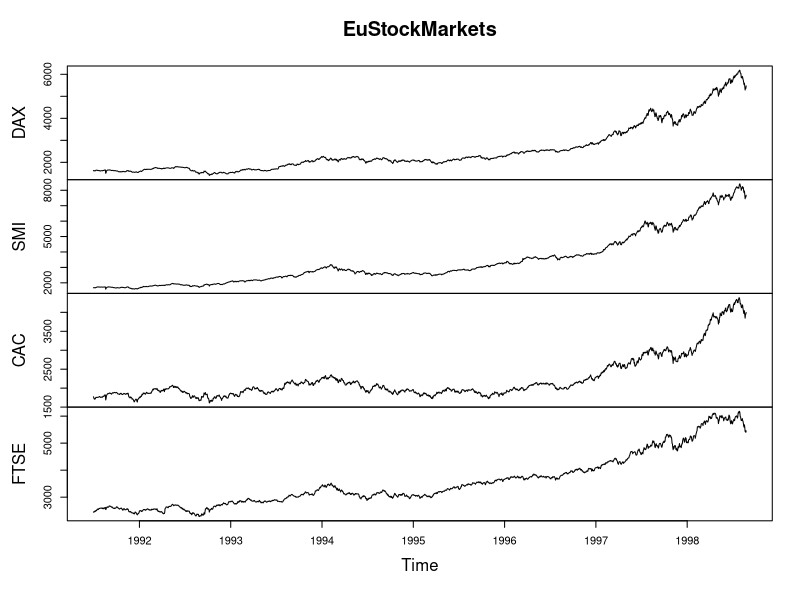
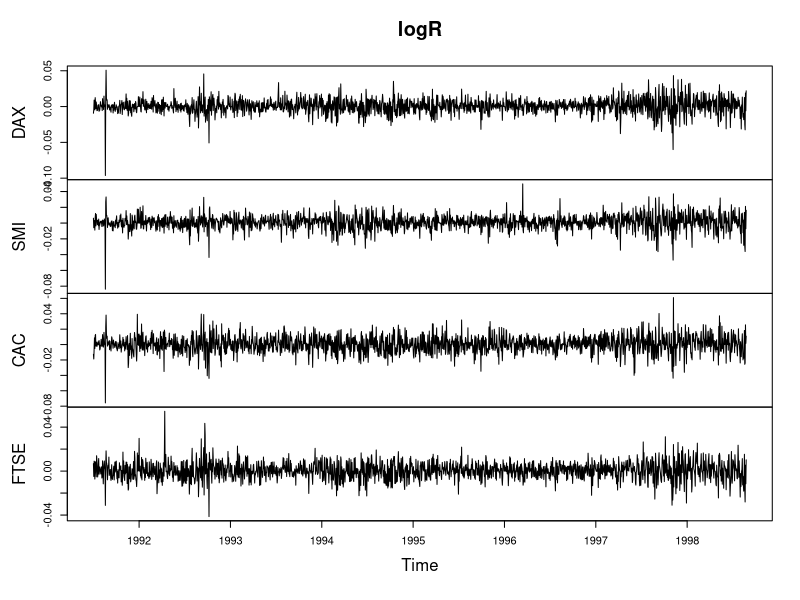
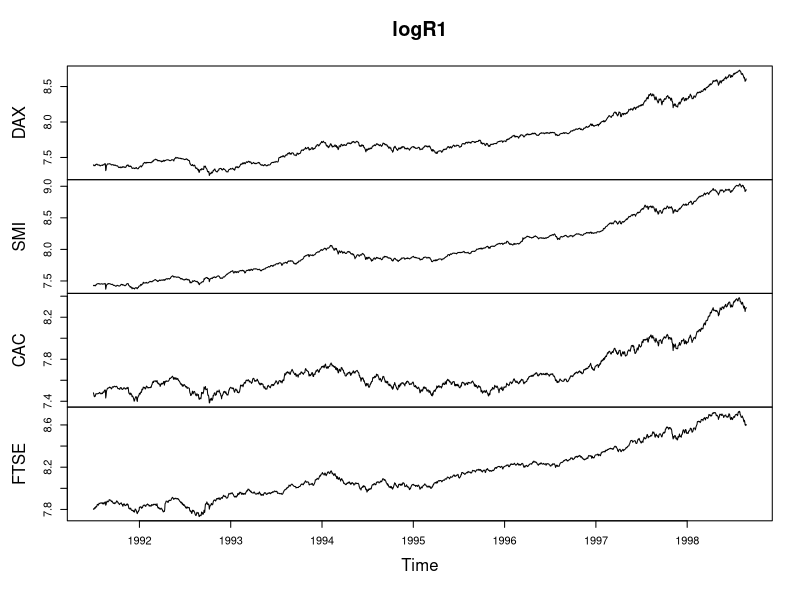

Generate these figures, in order, with R: (Note: this script raises an error after producing the figures.)
data(EuStockMarkets)
mode(EuStockMarkets)
class(EuStockMarkets)
plot(EuStockMarkets)


logR = diff(log(EuStockMarkets))  ###y2-y1, y3-y2, y4-y1,..........cumsum, exponential,,, cumsum  = y1, y1+y2, y3+y2+y1,
plot(logR)##y1, y2-y1, y3-y2,
##y1, y2-y1+y1 = y2, y3-y2+y2-y1+y1 = y3

logR1 = log(EuStockMarkets)
plot(logR1)

y = 5
al

plot(as.data.frame(logR))
##data frame can not be used directly to store time series data
##plot(as.data.frame(as.ts(logR)))  check it

par(mfrow=c(2, 2))
for(i in colnames(logR))
{
  qqnorm(logR[ ,i], datax = T, main = i)
  qqline(logR[ ,i], datax = T)
  print(shapiro.test(logR[ ,i]))
}



n=dim(logR)[1]
q_grid = (1:n) / (n + 1)
df_grid = c(1, 4, 6, 10, 20, 30)
index.names = dimnames(logR)[[2]]
for(i in 1:4)
{
par(mfrow = c(3, 2))
 for(df in df_grid)
    {
      qqplot(logR[,i], qt(q_grid,df),    #inside qt, input is quantile and output is quantile value
             main = paste(index.names[i], ", df = ", df) )
      abline(lm(qt(c(0.25, 0.75), df = df) ~ quantile(logR[,i], c(0.25, 0.75))))
    }
}


library("fGarch")
x=seq(-0.1, 0.1,by = 0.001)
par(mfrow = c(1, 1))
df = 5
mad_t = mad(logR[ , 1],
            constant = sqrt(df / (df - 2)) / qt(0.75, df))
plot(density(logR[ , 1]), lwd = 2, ylim = c(0, 60))

lines(x, dstd(x, mean = mean(logR[,1]), sd = mad_t, nu = df),
        lty = 5, lwd = 2, col = "red")
lines(x, dnorm(x, mean = mean(logR[ ,1]), sd = sd(logR[ ,1])),
         lty = 3, lwd = 4, col = "blue")
legend("topleft", c("KDE", paste("t: df = ",df), "normal"),
        lwd = c(2, 2, 4), lty = c(1, 5, 3),
        col = c("black", "red", "blue"))
#Probability density is the relationship between observations and their probability.
